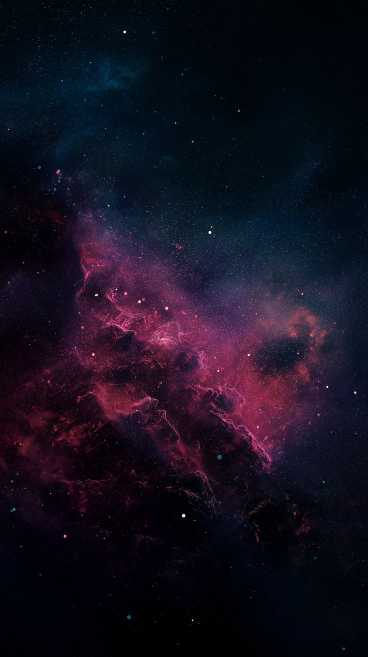
#> input picture art/sky/solara_source.jpg, 736 x 1313 px (shown at 1/2 size)
$ python portrait_to_pano.py ../../art/sky/solara_source.jpg out.png
#> lines starting #> are read from the running program, lines starting #| are printed output that depends on the picture
#!/usr/bin/env python3
"""Turn a PORTRAIT (or any non-2:1) space picture into a 360 sky (equirectangular 2:1).
The picture is placed undistorted-ish as the feature in one direction of the sky (default 110 x 176 degrees, straight
ahead) and feathered into a dark background made from the picture's own colours (blurred, mirrored so it has no
seam), with extra stars sprinkled where the picture does not reach. Run tools/sky/fix_pano.py afterwards for the poles.
usage: portrait_to_pano.py in.jpg out.png [--width 2048] [--lon 110] [--lat 176] [--seed 1] [--bg auto]"""
import argparse
import numpy as np
from PIL import Image, ImageFilter

ap = argparse.ArgumentParser()
ap.add_argument("src"); ap.add_argument("dst")
ap.add_argument("--width", type=int, default=2048)
ap.add_argument("--lon", type=float, default=130.0)
ap.add_argument("--lat", type=float, default=176.0)
ap.add_argument("--seed", type=int, default=1)
ap.add_argument("--echo", type=float, default=0.55)
ap.add_argument("--bg", default="0.45", help="background brightness, or 'auto' = match the picture's own edges (no visible frame)")
a = ap.parse_args()
W = a.width; H = W // 2
src = Image.open(a.src).convert("RGB")
#> src is the input picture: PIL image 736x1313 RGB; mean R, G, B 21.1, 15.8, 30.1
# background: the picture, very blurred and darkened, mirrored left-right so the wrap has no line
half = src.resize((W // 2, H), Image.LANCZOS).filter(ImageFilter.GaussianBlur(W / 14))
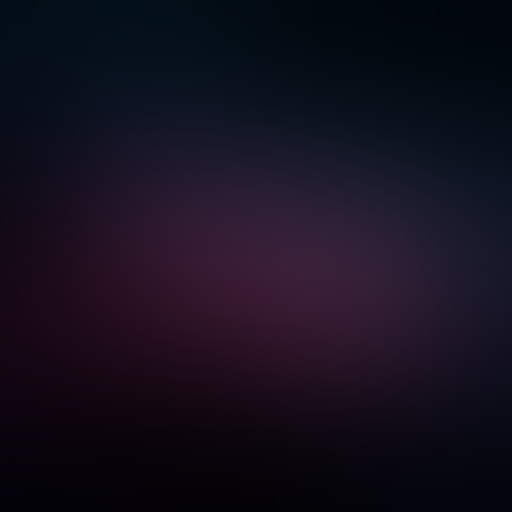
#> half: PIL image 1024x1024 RGB (shown at 1/2 size); mean R, G, B 20.6, 15.3, 29.2
bg = Image.new("RGB", (W, H))
#> bg: PIL image 2048x1024 RGB; every value is 0
bg.paste(half.transpose(Image.FLIP_LEFT_RIGHT), (0, 0)); bg.paste(half, (W // 2, 0))
#> after `bg.paste(half, (W // 2, 0))`:
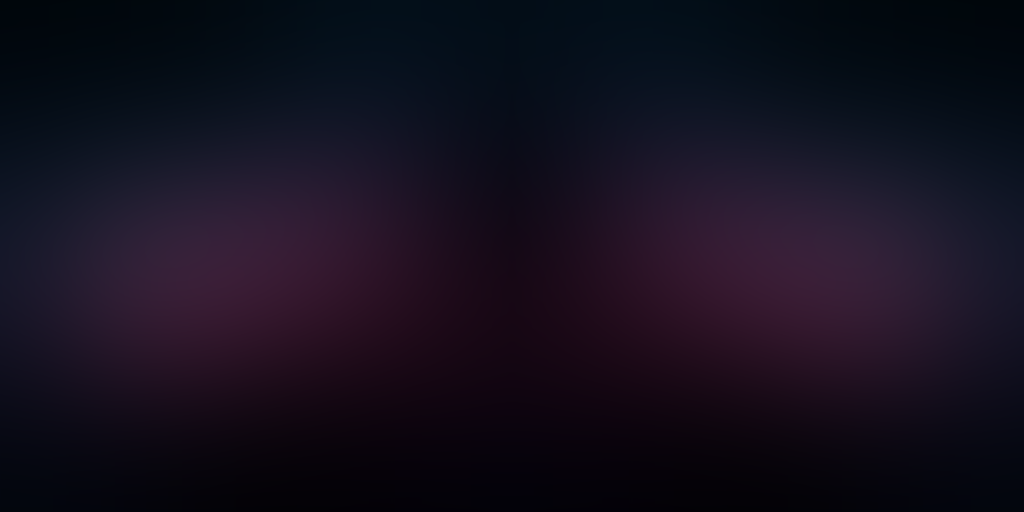
#> bg: PIL image 2048x1024 RGB (shown at 1/2 size); mean R, G, B 20.6, 15.3, 29.2
bg = bg.filter(ImageFilter.GaussianBlur(W / 40))
out = np.asarray(bg).astype(np.float32)
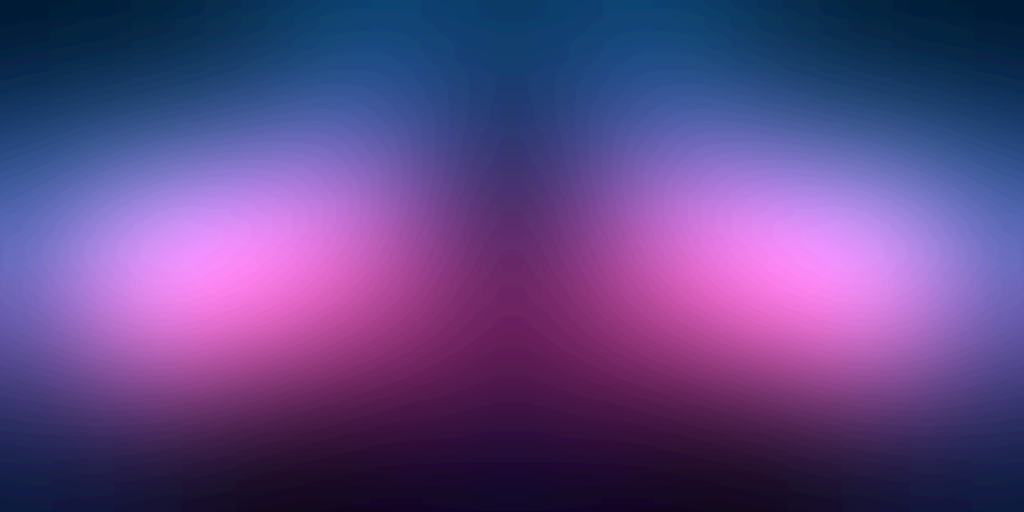
#> out: shape (1024, 2048, 3) float32 (shown at 1/2 size); mean R, G, B 20.6, 15.3, 29.2; drawn with min black and max white
if a.bg == "auto":
    sa = np.asarray(src).astype(np.float32); r = max(4, int(min(sa.shape[:2]) * 0.06))
    ring = np.concatenate([sa[:r].reshape(-1, 3), sa[-r:].reshape(-1, 3), sa[:, :r].reshape(-1, 3), sa[:, -r:].reshape(-1, 3)])
    out *= float(np.clip(np.median(ring.mean(1)) / max(out.mean(), 1.0), 0.06, 0.45))
else:
    out *= float(a.bg)
# stars on the background (the picture brings its own)
rng = np.random.default_rng(a.seed)
n = int(W * H * 0.0011)
ys = np.arccos(rng.uniform(-1, 1, n)) / np.pi * H        # uniform on the sphere, not on the image
xs = rng.uniform(0, W, n)
b = rng.random(n) ** 3
col = np.stack([0.75 + b * 0.25, 0.8 + b * 0.2, np.ones(n)], 1) * (0.35 + b * 0.9)[:, None] * 255
stars = np.zeros_like(out)
yi = np.clip(ys.astype(int), 0, H - 1); xi = xs.astype(int) % W
stars[yi, xi] = col
big = b > 0.8
stars[yi[big], (xi[big] + 1) % W] = col[big] * 0.5
# the feature: the picture across `lon` x `lat` degrees, centred straight ahead (middle of the panorama)
fw = int(W * a.lon / 360.0); fh = int(H * a.lat / 180.0)
feat = np.asarray(src.resize((fw, fh), Image.LANCZOS)).astype(np.float32)
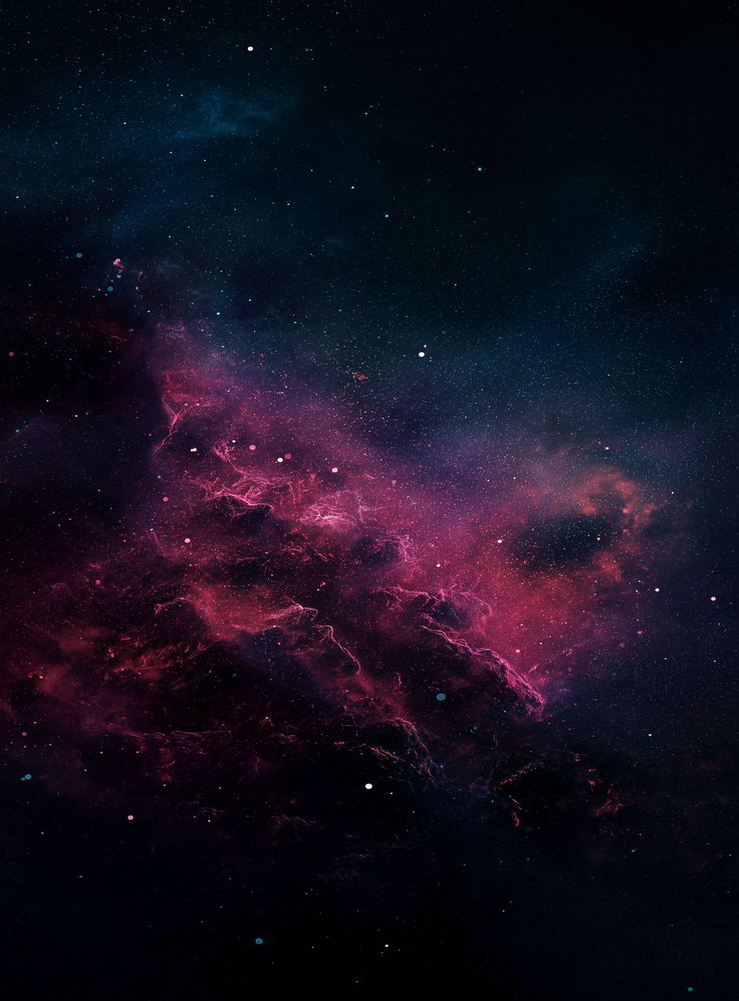
#> feat: shape (1001, 739, 3) float32; mean R, G, B 21.1, 15.8, 30.1
u = np.linspace(-1, 1, fw)[None, :]; v = np.linspace(-1, 1, fh)[:, None]
def edge(t, start): return np.clip((1 - np.abs(t)) / (1 - start), 0, 1)
al = edge(u, 0.55) * edge(v, 0.7)
al = (al * al * (3 - 2 * al))[:, :, None]
x0 = (W - fw) // 2; y0 = (H - fh) // 2
cov = np.zeros((H, W, 1), np.float32); cov[y0:y0 + fh, x0:x0 + fw] = al
# an echo behind the player: the same clouds turned upside down and mirrored, dimmer, so the sky is not empty there
if a.echo > 0:
    ef = feat[::-1, ::-1] * a.echo; ea = al[::-1, ::-1]
#> after `ef = feat[::-1, ::-1] * a.echo`:
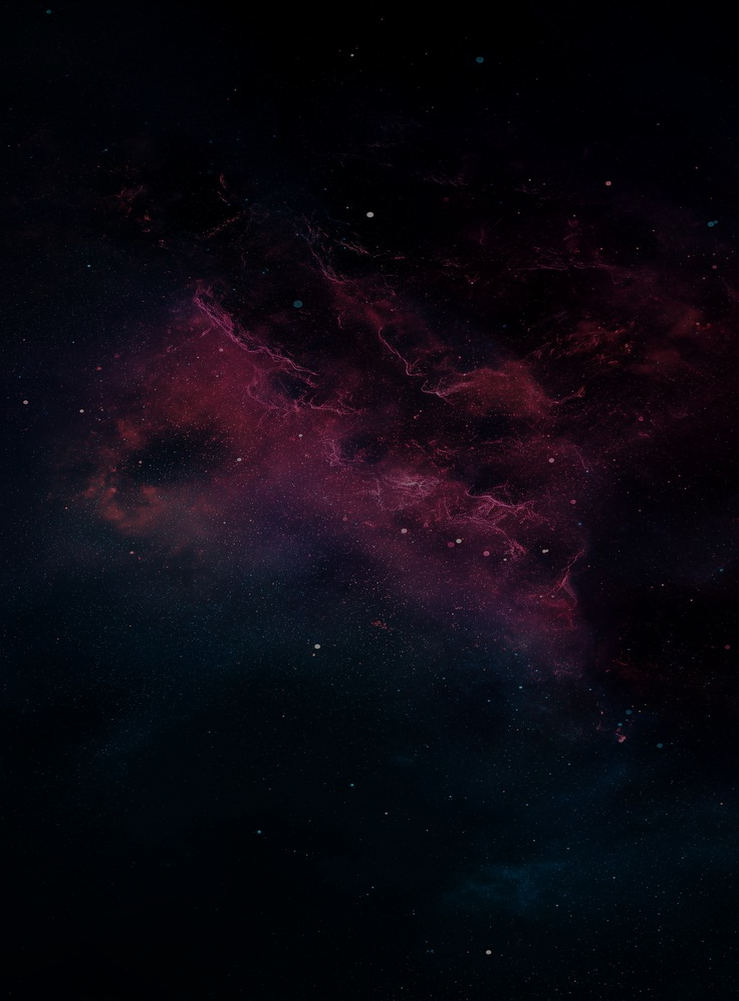
#> ef: shape (1001, 739, 3) float32; mean R, G, B 11.6, 8.7, 16.5
    lay = np.zeros_like(out); la = np.zeros((H, W, 1), np.float32)
    lay[y0:y0 + fh, x0:x0 + fw] = ef; la[y0:y0 + fh, x0:x0 + fw] = ea
    lay = np.roll(lay, W // 2, axis=1); la = np.roll(la, W // 2, axis=1)
    out = out + stars * (1 - np.maximum(cov, la))
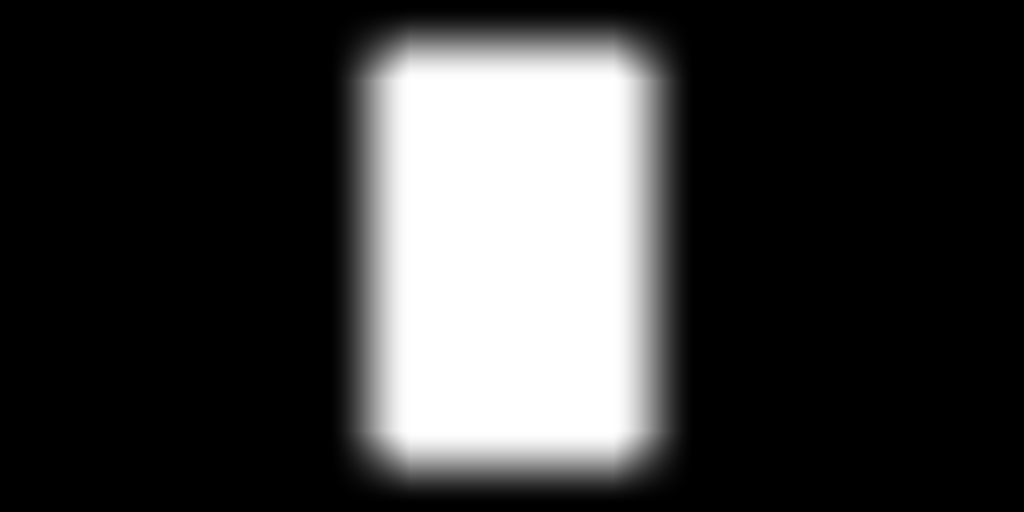
#> cov: shape (1024, 2048, 1) float32 (shown at 1/2 size); min 0, max 1, mean 0.23
    out = out * (1 - la) + lay * la
else:
    out = out + stars * (1 - cov)
out[y0:y0 + fh, x0:x0 + fw] = out[y0:y0 + fh, x0:x0 + fw] * (1 - al) + feat * al
Image.fromarray(np.clip(out, 0, 255).astype(np.uint8)).save(a.dst)
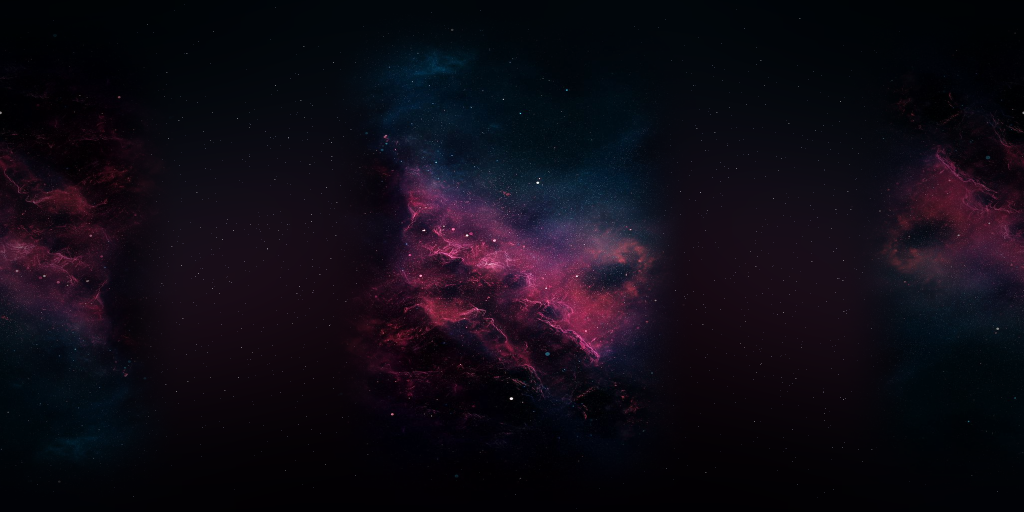
#> saved as out.png: PIL image 2048x1024 RGB (shown at 1/2 size); mean R, G, B 15, 10.4, 19.6
print(a.dst, W, H)
